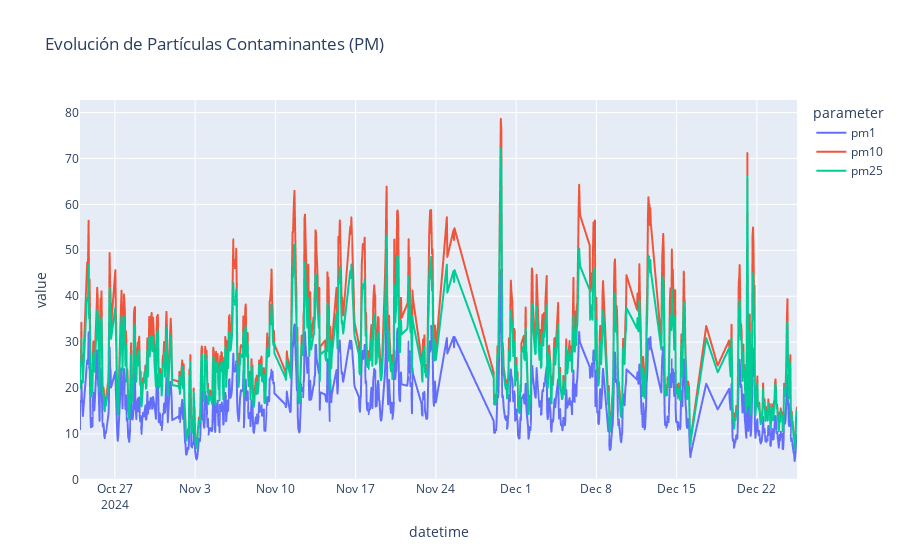

Notebook source saved alongside this figure:
### Code cell
print("--- Gráfico Mejorado: Contaminantes ---")
columnas_contaminantes = ['pm1', 'pm10', 'pm25']
fig_contaminantes = px.line(df_pivot[columnas_contaminantes], title='Evolución de Partículas Contaminantes (PM)')
fig_contaminantes.show()

### Figure 1 — Plotly figure (JSON) as saved in the notebook; plotly's stock layout.template omitted (floating-point values rounded to 4 significant figures; data arrays with more than 128 entries replaced by an {"elided": "..."} marker saying what was removed)
{"data": [{"hovertemplate": "parameter=pm1<br>datetime=%{x}<br>value=%{y}<extra></extra>", "legendgroup": "pm1", "line": {"color": "#636efa", "dash": "solid"}, "marker": {"symbol": "circle"}, "mode": "lines", "name": "pm1", "showlegend": true, "type": "scattergl", "x": {"elided": "1000 str values"}, "xaxis": "x", "y": {"elided": "1000 float values"}, "yaxis": "y"}, {"hovertemplate": "parameter=pm10<br>datetime=%{x}<br>value=%{y}<extra></extra>", "legendgroup": "pm10", "line": {"color": "#EF553B", "dash": "solid"}, "marker": {"symbol": "circle"}, "mode": "lines", "name": "pm10", "showlegend": true, "type": "scattergl", "x": {"elided": "1000 str values"}, "xaxis": "x", "y": {"elided": "1000 float values"}, "yaxis": "y"}, {"hovertemplate": "parameter=pm25<br>datetime=%{x}<br>value=%{y}<extra></extra>", "legendgroup": "pm25", "line": {"color": "#00cc96", "dash": "solid"}, "marker": {"symbol": "circle"}, "mode": "lines", "name": "pm25", "showlegend": true, "type": "scattergl", "x": {"elided": "1000 str values"}, "xaxis": "x", "y": {"elided": "1000 float values"}, "yaxis": "y"}], "layout": {"legend": {"title": {"text": "parameter"}, "tracegroupgap": 0}, "title": {"text": "Evolución de Partículas Contaminantes (PM)"}, "xaxis": {"anchor": "y", "domain": [0, 1], "title": {"text": "datetime"}}, "yaxis": {"anchor": "x", "domain": [0, 1], "title": {"text": "value"}}}}
